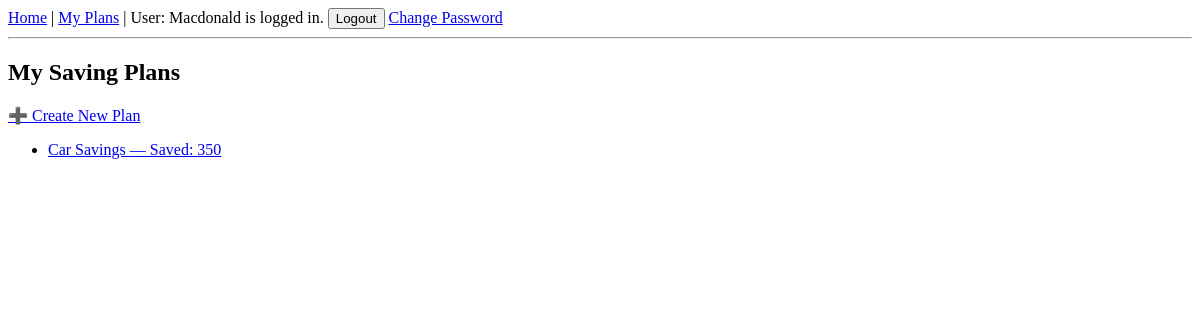
/plans/ (signed in), run on an earlier commit of the app's database.
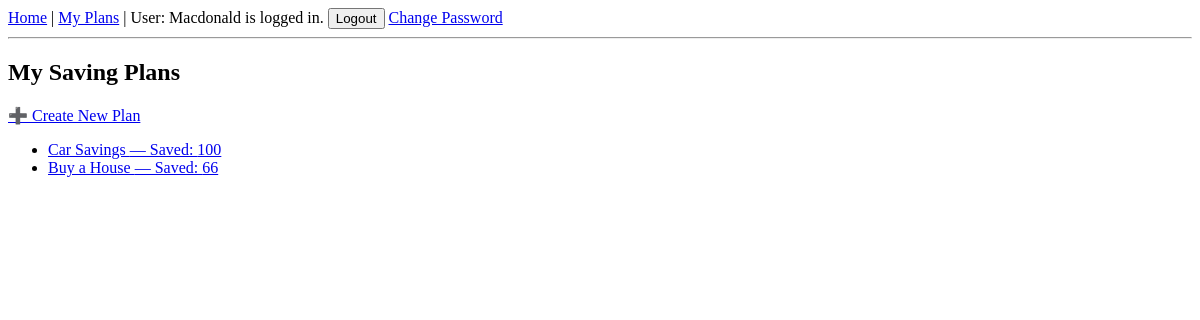
And on a later commit of the database.
### savings/models.py (models this page shows, shortened)
class SavingPlan(models.Model):
    FREQUENCY_CHOICES = [
        ('daily', 'Daily'),
        ('weekly', 'Weekly'),
        ('monthly', 'Monthly'),
    ]
    user = models.ForeignKey(User, on_delete=models.CASCADE, related_name='saving_plans')
    name = models.CharField(max_length=100)
    target_amount = models.DecimalField(max_digits=10, decimal_places=2)
    start_date = models.DateField()
    end_date = models.DateField()
    frequency = models.CharField(max_length=10, choices=FREQUENCY_CHOICES)
    target_per_period = models.DecimalField(max_digits=10, decimal_places=2)
    created_at = models.DateTimeField(auto_now_add=True)
    def total_saved(self):
        total = self.contributions.aggregate(
            total=Sum('amount')
        )['total']
        return total or 0

### savings/views.py (the view)
# urls.py: path('plans/', plans_list, name='plans'),
@login_required
def plans_list(request):
    plans = SavingPlan.objects.filter(user=request.user)
    return render(request, 'savings/plans.html', {'plans': plans})

### templates/savings/plans.html
{% extends "base.html" %}
{% block content %}
<h2>My Saving Plans</h2>
<p>
  <a href="{% url 'create_plan' %}">➕ Create New Plan</a>
</p>
<ul>
  {% for plan in plans %}
    <li>
      <a href="{% url 'plan_detail' plan.id %}">
        {{ plan.name }} — Saved: {{ plan.total_saved }}
      </a>
    </li>
  {% empty %}
    <li>No saving plans yet.</li>
  {% endfor %}
</ul>
{% endblock %}

What changed in the data, as far as the page shows it:
computed for SavingPlan "Car Savings": total_saved "350" → "100"
added SavingPlan: name "Buy a House", total_saved "66"
